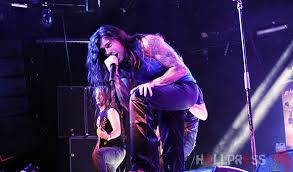
#> input picture Tarea1/Tarea1/processing_operation/IntensityTransformation/leoJimenez.jpeg, 293 x 172 px
$ python whiteIntensity.py   (older library calls are emulated)
#> lines starting #> are read from the running program, lines starting #| are printed output that depends on the picture
import cv2
import numpy as np
from matplotlib import pyplot as plt

img = cv2.imread('leoJimenez.jpeg')
#> img is the input picture: shape (172, 293, 3); mean B, G, R 84.7, 40, 54.9
cv2.imshow('Original',img)
cv2.waitKey(0)

img2 = np.log2(1 + img.astype(np.float)).astype(np.uint8)

img2 = 36*img2
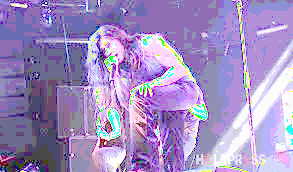
#> img2: shape (172, 293, 3); mean B, G, R 193.4, 141.6, 161.4
cv2.imwrite('whiteIntensity.jpg',img2)
cv2.imshow('Iluminada',img2)
cv2.waitKey(0)
fig = plt.gcf()
fig.canvas.set_window_title('LSP histogram')
plt.hist(img2.ravel(),256,[0,256]); plt.show()
#> after `plt.hist(img2.ravel(), 256, [0, 256])`:
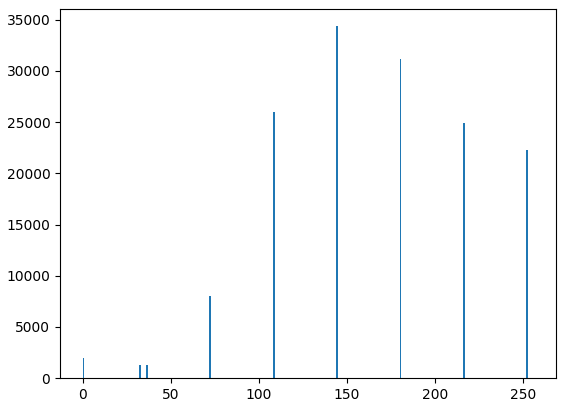
#> figure drawn by matplotlib, 1 panel; tallest bar 34360 high, from x = 144 to 145
img3 = img2
B = np.int(img3.max())
#> B = 252
A = np.int(img3.min())
#> A = 0
print ("Maximum intensity = ", B)
#| Maximum intensity =  252
print ("minimum intensity = ", A)
#| minimum intensity =  0

cv2.destroyAllWindows()
